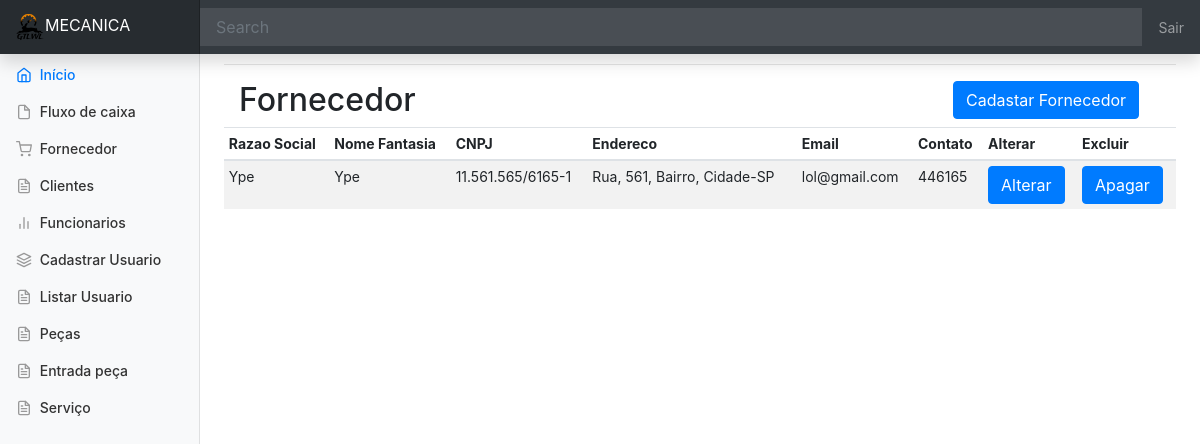
The app's page /fornecedor.php (signed in) with its own data.
### tables this page shows
CREATE TABLE IF NOT EXISTS Fornecedor(
idFornecedor INT PRIMARY KEY AUTO_INCREMENT,
razaoSocial VARCHAR(60) NOT NULL,
nomeFantasia VARCHAR(60) NOT NULL,
cnpj VARCHAR(18) NOT NULL UNIQUE,
rua VARCHAR(50) NOT NULL,
bairro VARCHAR(30) NOT NULL,
cidade VARCHAR(30) NOT NULL,
estado VARCHAR(2) NOT NULL,
numero VARCHAR(5) NOT NULL,
email VARCHAR(60) NOT NULL UNIQUE,
telefone VARCHAR(15)NOT NULL UNIQUE);

### public_html/fornecedor.php (the view, shortened to what this page needs)
<!DOCTYPE html>
<html>
<head>
  <?php
    require 'header.php';
?>
</head>
  <body>
    <?php
      require 'menu.php';
    ?>
    <main role="main" class="col-md-9 ml-sm-auto col-lg-10 px-4">
     <hr>
      <div class="container">
      <div class="row">
        <div class="col-md-9">
          <h2>Fornecedor</h2>
        </div>
        <div class="col-md-3">
        <button type="button" class="btn btn-primary" data-toggle="modal" data-target="#modalcadastrar">Cadastar Fornecedor</button>
      </div>
      </div>
      </div>
      <?php
     $sql = $pdo->prepare("SELECT * FROM Fornecedor");
     $sql->execute();
                       if($sql->rowCount() > 0 ){
                        ?>
        <div class="table-responsive">
        <table class="table table-striped table-sm">
          <thead>
            <tr>
              <th>Razao Social</th>
              <th>Nome Fantasia</th>
              <th>CNPJ</th>
              <th>Endereco</th>
              <th>Email</th>
              <th>Contato</th>
              <th>Alterar</th>
              <th>Excluir</th>
            </tr>
          </thead>
          <tbody>
           <?php
            foreach($sql->fetchAll() as $dados_func){
                            ?>
            <tr>
              <td><?php echo $dados_func['razaoSocial']; ?></td>
              <td><?php echo $dados_func['nomeFantasia']; ?></td>
              <td><?php echo $dados_func['cnpj']?> </td>
              <td><?php echo $dados_func['rua'].", ".$dados_func['numero'].", ".$dados_func['bairro'].", ".$dados_func['cidade']."-".$dados_func['estado']; ?></td>
              <td><?php echo $dados_func['email']?> </td>
              <td><?php echo $dados_func['telefone']?> </td>
              <td><button type="button" class="btn btn-primary" data-toggle="modal" data-target="#exampleModal" data-whatever="<?php echo $dados_func['nomeFantasia']; ?>" data-whateverid="<?php echo $dados_func['idFornecedor']; ?>" data-whateverrazao="<?php echo $dados_func['razaoSocial']; ?>" data-whatevernome="<?php echo $dados_func['nomeFantasia']; ?>" data-whatevercnpj="<?php echo $dados_func['cnpj']; ?>" data-whateverrua="<?php echo $dados_func['rua']; ?>" data-whatevernumero="<?php echo $dados_func['numero']; ?>" data-whateverbairro="<?php echo $dados_func['bairro']; ?>" data-whatevercidade="<?php echo $dados_func['cidade']; ?>" data-whateveremail="<?php echo $dados_func['email']; ?>" data-whateverestado="<?php echo $dados_func['estado']; ?>" data-whatevertel="<?php echo $dados_func['telefone']; ?>">Alterar</button></td>
              <td><button type="button" class="btn btn-primary" data-toggle="modal" data-target="#apagarmodal" data-whatevernome="<?php echo $dados_func['nomeFantasia']; ?>" data-whateverid2="<?php echo $dados_func['idFornecedor']; ?>">Apagar</button></td>
            </tr>
        <?php
                        }
                    }
      ?>
      </tbody>
        </table>
      </div>
    </main>
  </div>
</div>
  </body>
</html>
<h1>Dono </h1>
<a href="sair.php">SAIR</a>

### public_html/assets/css/style.css (style rules this page uses)
body { font-size: .875rem; }
[role="main"] { padding-top: 133px; }
@media (min-width: 768px) { [role="main"] { padding-top: 48px; } }

### records on screen
fornecedor: razaoSocial "Ype", nomeFantasia "Ype", cnpj "11.561.565/6165-1", rua "Rua", numero "561", bairro "Bairro", cidade "Cidade", estado "SP", email "lol@gmail.com", telefone "446165"
